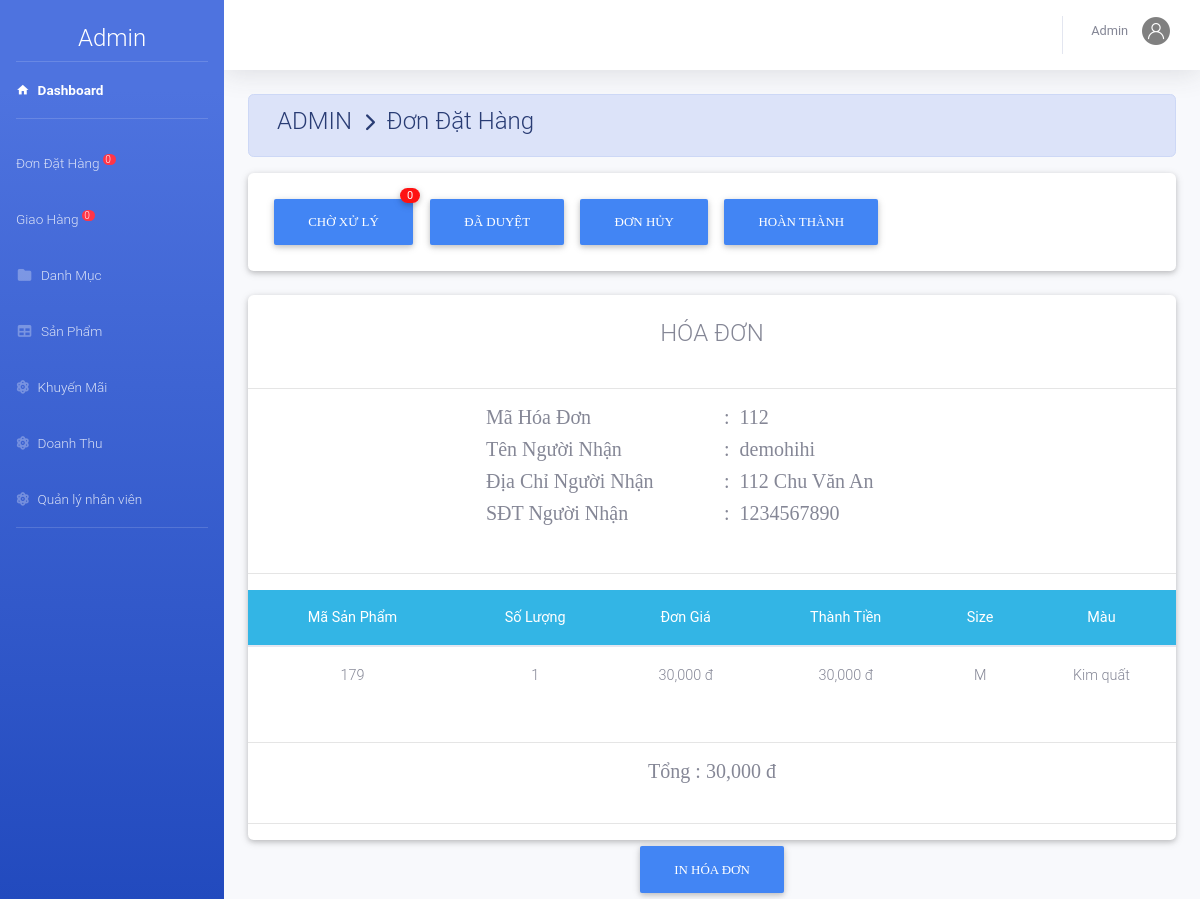
Screenshot of /admin/index.php?action=xldathang&view=ctdh&mahd=112 (signed in) with the database file from the repository.
### tables this page shows
CREATE TABLE `nguoinhan` (
  `MaHD` int(11) NOT NULL,
  `TenNN` varchar(50) NOT NULL,
  `DiaChiNN` text NOT NULL,
  `SDTNN` int(12) NOT NULL
);

CREATE TABLE `chitiethoadon` (
  `MaHD` int(11) NOT NULL,
  `MaSP` int(11) NOT NULL,
  `SoLuong` int(11) NOT NULL,
  `DonGia` decimal(10,0) NOT NULL,
  `ThanhTien` decimal(10,0) NOT NULL,
  `Size` varchar(50) NOT NULL,
  `MaMau` varchar(50) NOT NULL
);

### admin/dondathang/chitietdathang.php (the view, shortened to what this page needs)
<?php
	include_once('../model/database.php');
	$mahd=$_GET['mahd'];
	$sql="select * from chitiethoadon where MaHD=$mahd ";
	$rs=mysqli_query($conn,$sql);
	$sql2="select * from nguoinhan where MaHD=$mahd ";
	$rs2=mysqli_query($conn,$sql2);
	$row2=mysqli_fetch_array($rs2);
?>
<div class="row">
    <div class="col-md-12 grid-margin stretch-card">
        <div class="card">
        	<br>
			<h4 class="m-auto" > HÓA ĐƠN</h4><br><hr>
			<div class="row">
				<div class="col-md-3"></div>
				<div class="col-md-3"><h5 style="font-family: Alata;">Mã Hóa Đơn </h5></div>
				<div class="col-md-6"><h5 style="font-family: Alata;">: &#160;<?php echo $mahd ?></h5></div>
				<div class="col-md-3"></div>
				<div class="col-md-3"><h5 style="font-family: Alata;">Tên Người Nhận </h5></div>
				<div class="col-md-6"><h5 style="font-family: Alata;">: &#160;<?php echo $row2['TenNN']; ?></h5></div>
				<div class="col-md-3"></div>
				<div class="col-md-3"><h5 style="font-family: Alata;">Địa Chỉ Người Nhận </h5></div>
				<div class="col-md-6"><h5 style="font-family: Alata;">: &#160;<?php echo $row2['DiaChiNN'] ?></h5></div>
				<div class="col-md-3"></div>
				<div class="col-md-3"><h5 style="font-family: Alata;">SĐT Người Nhận </h5></div>
				<div class="col-md-6"><h5 style="font-family: Alata;">: &#160;<?php echo $row2['SDTNN'] ?></h5></div>
			</div>
			<br><hr>
			<table class="table table-hover m-auto text-center" style="font-size: 13px;">
				<thead class="badge-info">
					<tr>
						<th>Mã Sản Phẩm</th><th>Số Lượng </th><th>Đơn Giá</th><th>Thành Tiền</th><th>Size</th><th>Màu</th>
					</tr>
				</thead>
				<tbody >
			 <?php $so=0;
				 while ($row=mysqli_fetch_array($rs)) { $so=$so+$row['ThanhTien']; ?>
					<tr>
						<td><?php echo $row['MaSP']; ?></td>
						<td><?php echo $row['SoLuong']; ?></td>
						<td><?php echo number_format($row['DonGia']).' đ'; ?></td>
						<td><?php echo number_format($row['ThanhTien']).' đ'; ?></td>
						<td><?php echo $row['Size']; ?></td><td><?php echo $row['MaMau']; ?></td>
					</tr>
			 <?php	} ?>
				</tbody>
			</table><br><hr>
			<h5 class="m-auto" style="font-family: Alata;">Tổng : <?php echo number_format($so).' đ'; ?></h5>
			<br><hr>
		</div>
	</div>
		<div class="col-12" >
			<center>
				<button type="sub" name="dk" value="đã duyệt"class="btn btn-primary" style="font-family: Comfortaa;">In hóa Đơn</button>
			</center>
		</div>
</div>

### rows the page displays
nguoinhan: TenNN "demohihi", DiaChiNN "112 Chu Văn An", SDTNN "1234567890"
chitiethoadon: MaSP "179", SoLuong "1", DonGia "30,000", ThanhTien "30,000", Size "M", MaMau "Kim quất"

### other values shown
$dem "0"
$nv['TenNV'] "Admin"
$mahd "112"
$so "30,000"
